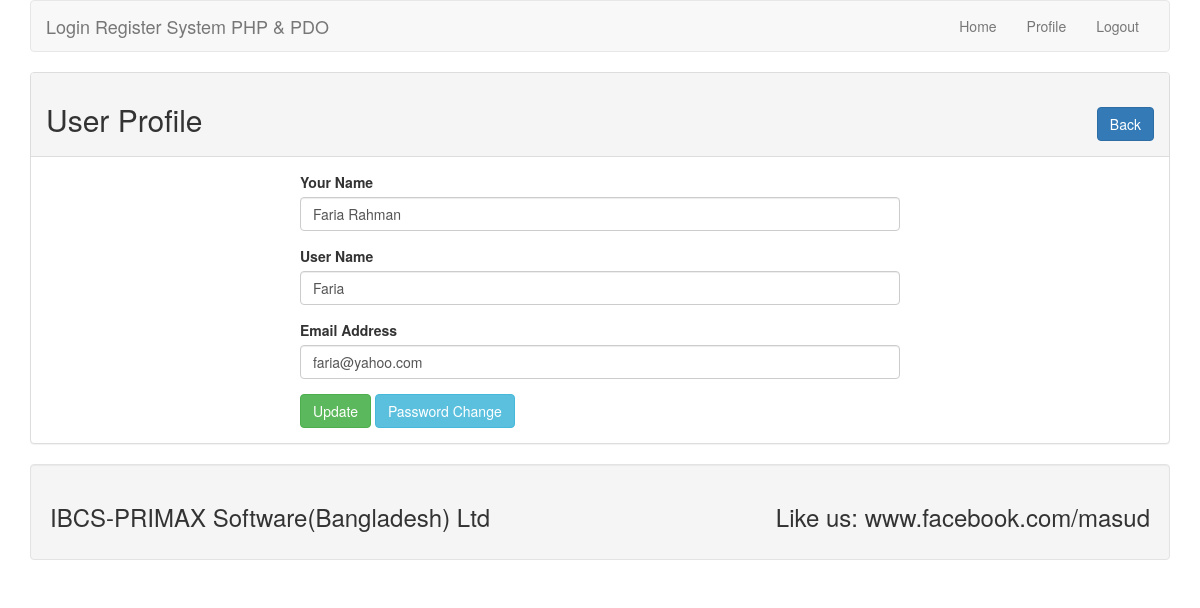
The app's page /profile.php?id=6 (signed in) with its own data.
### tables this page shows
CREATE TABLE `lr_user` (
  `id` int(11) NOT NULL,
  `name` varchar(255) DEFAULT NULL,
  `username` varchar(255) DEFAULT NULL,
  `email` varchar(255) DEFAULT NULL,
  `password` varchar(255) DEFAULT NULL
);

### lib/User.php (called while the page is built, shortened)
<?php
include_once 'Session.php';
include'Database.php';
class User{
		private $db;
		public function __construct(){
			$this->db= new Database();
		}
		public function getUserById($id) {
			$sql = "SELECT * FROM lr_user WHERE id = :id LIMIT 1";
			$query =$this->db->pdo->prepare($sql);
			$query->bindValue(':id',$id);
			$query->execute();
			$result =$query->fetch(PDO::FETCH_OBJ);
			return $result;
		}
	}
?>

### lib/Database.php (called while the page is built)
<?php
	class Database{
		private $hostdb = "localhost";
		private $userdb = "root";
		private $passdb = "";
		private $namedb = "lr";
			public $pdo;
	public function __construct(){
	if (!isset($this->pdo)) {
	try {
	$link = new PDO("mysql:host=".$this->hostdb.";
		dbname=".$this->namedb,$this->userdb,$this->passdb);
	$link->setAttribute(PDO::ATTR_ERRMODE,PDO::ERRMODE_EXCEPTION);
	$link-> exec("SET CHARACTER SET utf8");
	$this->pdo =$link;
	}catch (PDOException $e) {
	die("Failed to connect with Database ".$e->getMessage());
				}
			}
		}
	}
?>

### lib/Session.php (called while the page is built, shortened)
<?php
	class Session{
		public static function get($key) {
			if (isset($_SESSION[$key])) {
				return $_SESSION[$key];
			} else {
				return false;
			}
		}
	}
?>

### profile.php (the view, shortened to what this page needs)
<?php
	include 'inc/header.php';
	include 'lib/User.php';
 ?>
<?php
	if (isset($_GET['id'])) {
		$userid = (int)$_GET['id'];
	}
	$user = new User();
?>
				<div class="panel panel-default">
					<div class="panel-heading">
						<h2>User Profile<span class="pull-right"><a class="btn btn-primary" href="index.php">Back</a></span></h2>
					</div>
					<div class="panel-body">
					<div style="max-width:600px; margin: 0 auto">
					<?php
						$userdata = $user->getUserById($userid);
						if ($userdata) { ?>
						<form action="" method="POST">
							<div class="form-group">
								<label for="name">Your Name</label>
								<input type="text" id="name" name="name" class="form-control" value="<?php echo $userdata->name; ?>" />
							</div>
							<div class="form-group">
								<label for="username">User Name</label>
								<input type="text" id="username" name="username" class="form-control" value="<?php echo $userdata->username; ?>" />
							</div>
							<div class="form-group">
								<label for="email">Email Address</label>
								<input type="text" id="email" name="email" class="form-control" value="<?php echo $userdata->email; ?>"/>
							</div>
							<?php
							$sesId = Session::get("id");
							if ($userid == $sesId) {
							?>
						<button type="submit" name="update" class="btn btn-success">Update</button>
						<a class="btn btn-info" href="changepass.php?id=<?php echo $userid; ?>">Password Change</a>
							<?php } ?>
						</form>
						<?php } ?>
						</div>
					</div>
				</div>
<?php
	include 'inc/footer.php';
 ?>

### records on screen
lr_user: name "Faria Rahman", username "Faria", email "faria@yahoo.com"
